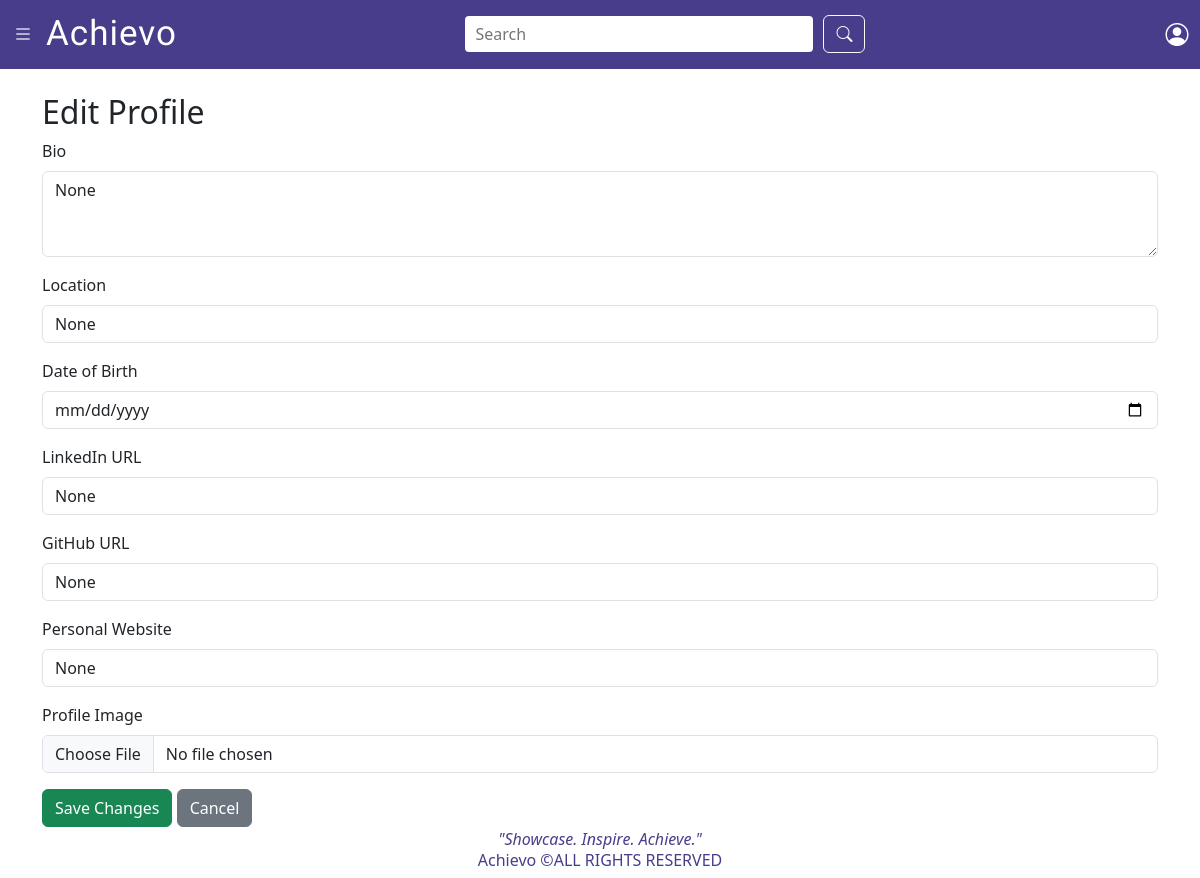
Before: /profile/edit/ (signed in) with the older database file.
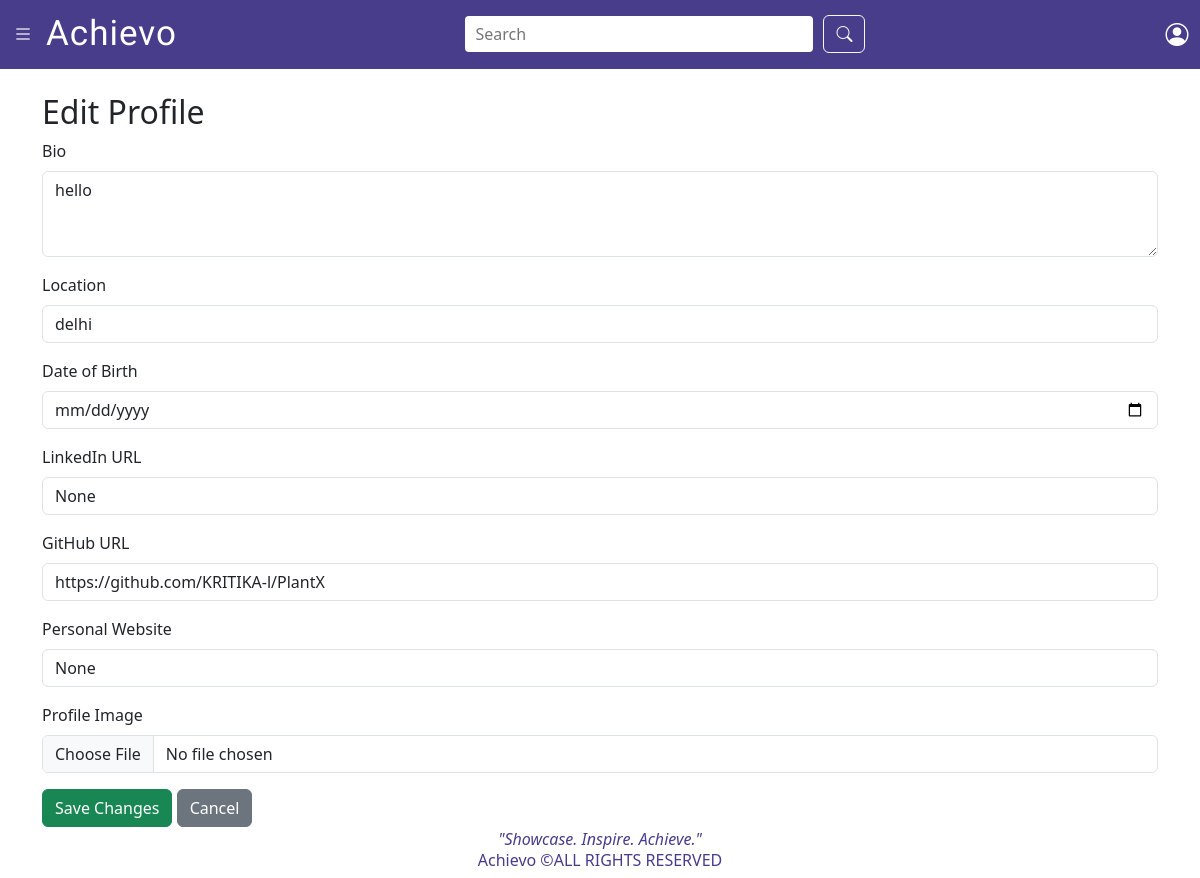
After: the same page with the newer database file.
### student/models.py (models this page shows, shortened)
class UserProfile(models.Model):
    user = models.OneToOneField(User, on_delete=models.CASCADE)
    bio = models.TextField(blank=True, null=True)
    date_of_birth = models.DateField(blank=True, null=True)
    profile_image = models.ImageField(upload_to='profile_images/', blank=True, null=True)
    location = models.CharField(max_length=100, blank=True, null=True)
    linkedin_url = models.URLField(blank=True, null=True)
    github_url = models.URLField(blank=True, null=True)
    personal_website = models.URLField(blank=True, null=True)
    created_at = models.DateTimeField(auto_now_add=True)
    is_public = models.BooleanField(default=True)

### student/views.py (the view, shortened to what this page needs)
# urls.py: path('profile/edit/', views.edit_profile, name='edit_profile'),
@login_required
def edit_profile(request):
    profile = request.user.userprofile
    return render(request, 'student/editprofile.html', {'profile': profile})

### student/templates/student/editprofile.html (shortened to what this page needs)
{% load static %}
<!DOCTYPE html>
<html lang="en">
<head>
    <link href="https://cdn.jsdelivr.net/npm/bootstrap@5.3.0/dist/css/bootstrap.min.css" rel="stylesheet">
</head>
<body>
    {% include 'student/navbar.html' %}
    <div class="container mt-4">
        <h2>Edit Profile</h2>
        <form method="POST" enctype="multipart/form-data">
            <div class="mb-3">
                <label for="bio" class="form-label">Bio</label>
                <textarea class="form-control" id="bio" name="bio" rows="3">{{ profile.bio }}</textarea>
            </div>
            <div class="mb-3">
                <label for="location" class="form-label">Location</label>
                <input type="text" class="form-control" id="location" name="location" value="{{ profile.location }}">
            </div>
            <div class="mb-3">
                <label for="date_of_birth" class="form-label">Date of Birth</label>
                <input type="date" class="form-control" id="date_of_birth" name="date_of_birth"
                       value="{{ profile.date_of_birth|date:'Y-m-d' }}">
            </div>
            <div class="mb-3">
                <label for="linkedin_url" class="form-label">LinkedIn URL</label>
                <input type="text" class="form-control" id="linkedin_url" name="linkedin_url" value="{{ profile.linkedin_url }}">
            </div>
            <div class="mb-3">
                <label for="github_url" class="form-label">GitHub URL</label>
                <input type="text" class="form-control" id="github_url" name="github_url" value="{{ profile.github_url }}">
            </div>
            <div class="mb-3">
                <label for="personal_website" class="form-label">Personal Website</label>
                <input type="text" class="form-control" id="personal_website" name="personal_website" value="{{ profile.personal_website }}">
            </div>
            <div class="mb-3">
                <label for="profile_image" class="form-label">Profile Image</label>
                <input type="file" class="form-control" id="profile_image" name="profile_image">
            </div>
            <button type="submit" class="btn btn-success">Save Changes</button>
            <a href="{% url 'profile' %}" class="btn btn-secondary">Cancel</a>
        </form>
    </div>
    {% include 'student/footer.html' %}
</body>
</html>

Changed rows visible on the page:
changed UserProfile "None": bio "None" → "hello"; location "None" → "delhi"; github_url "None" → "https://github.com/KRITIKA-l/PlantX"
